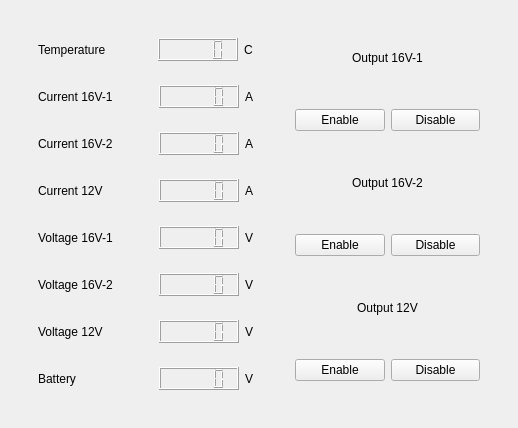
        <widget class="QWidget" name="tab_7">
         <attribute name="title">
          <string>Power 2</string>
         </attribute>
         <layout class="QVBoxLayout" name="verticalLayout_3">
          <item>
           <widget class="QWidget" name="widget_2" native="true">
            <layout class="QHBoxLayout" name="horizontalLayout_25">
             <item>
              <widget class="QWidget" name="widget_29" native="true">
               <layout class="QVBoxLayout" name="verticalLayout_5">
                <item>
                 <widget class="QWidget" name="widget_30" native="true">
                  <layout class="QHBoxLayout" name="horizontalLayout_26">
                   <item>
                    <widget class="QLabel" name="label_121">
                     <property name="text">
                      <string>Temperature</string>
                     </property>
                    </widget>
                   </item>
                   <item>
                    <spacer name="horizontalSpacer_16">
                     <property name="orientation">
                      <enum>Qt::Horizontal</enum>
                     </property>
                     <property name="sizeHint" stdset="0">
                      <size>
                       <width>0</width>
                       <height>0</height>
                      </size>
                     </property>
                    </spacer>
                   </item>
                   <item>
                    <widget class="QLCDNumber" name="Temperature1">
                     <property name="minimumSize">
                      <size>
                       <width>80</width>
                       <height>0</height>
                      </size>
                     </property>
                     <property name="layoutDirection">
                      <enum>Qt::RightToLeft</enum>
                     </property>
                     <property name="autoFillBackground">
                      <bool>false</bool>
                     </property>
                    </widget>
                   </item>
                   <item>
                    <widget class="QLabel" name="label_123">
                     <property name="layoutDirection">
                      <enum>Qt::RightToLeft</enum>
                     </property>
                     <property name="text">
                      <string>C</string>
                     </property>
                     <property name="alignment">
                      <set>Qt::AlignLeading|Qt::AlignLeft|Qt::AlignVCenter</set>
                     </property>
                    </widget>
                   </item>
                  </layout>
                 </widget>
                </item>
                <item>
                 <widget class="QWidget" name="widget_31" native="true">
                  <layout class="QHBoxLayout" name="horizontalLayout_27">
                   <item>
                    <widget class="QLabel" name="label_124">
                     <property name="text">
                      <string>Current 16V-1</string>
                     </property>
                    </widget>
                   </item>
                   <item>
                    <spacer name="horizontalSpacer_17">
                     <property name="orientation">
                      <enum>Qt::Horizontal</enum>
                     </property>
                     <property name="sizeHint" stdset="0">
                      <size>
                       <width>40</width>
                       <height>20</height>
                      </size>
                     </property>
                    </spacer>
                   </item>
                   <item>
                    <widget class="QLCDNumber" name="Current1611">
                     <property name="minimumSize">
                      <size>
                       <width>80</width>
                       <height>0</height>
                      </size>
                     </property>
                    </widget>
                   </item>
                   <item>
                    <widget class="QLabel" name="label_125">
                     <property name="text">
                      <string>A</string>
                     </property>
                    </widget>
                   </item>
                  </layout>
                 </widget>
                </item>
                <item>
                 <widget class="QWidget" name="widget_32" native="true">
                  <layout class="QHBoxLayout" name="horizontalLayout_28">
                   <item>
                    <widget class="QLabel" name="label_126">
                     <property name="text">
                      <string>Current 16V-2</string>
                     </property>
                    </widget>
                   </item>
                   <item>
                    <spacer name="horizontalSpacer_18">
                     <property name="orientation">
                      <enum>Qt::Horizontal</enum>
                     </property>
                     <property name="sizeHint" stdset="0">
                      <size>
                       <width>40</width>
                       <height>20</height>
                      </size>
                     </property>
                    </spacer>
                   </item>
                   <item>
                    <widget class="QLCDNumber" name="Current1621">
                     <property name="minimumSize">
                      <size>
                       <width>80</width>
                       <height>0</height>
                      </size>
                     </property>
                    </widget>
                   </item>
                   <item>
                    <widget class="QLabel" name="label_128">
                     <property name="text">
                      <string>A</string>
                     </property>
                    </widget>
                   </item>
                  </layout>
                 </widget>
                </item>
                <item>
                 <widget class="QWidget" name="widget_33" native="true">
                  <layout class="QHBoxLayout" name="horizontalLayout_29">
                   <item>
                    <widget class="QLabel" name="label_129">
                     <property name="text">
                      <string>Current 12V</string>
                     </property>
                    </widget>
                   </item>
                   <item>
                    <spacer name="horizontalSpacer_19">
                     <property name="orientation">
                      <enum>Qt::Horizontal</enum>
                     </property>
                     <property name="sizeHint" stdset="0">
                      <size>
                       <width>40</width>
                       <height>20</height>
                      </size>
                     </property>
                    </spacer>
                   </item>
                   <item>
                    <widget class="QLCDNumber" name="Current121">
                     <property name="minimumSize">
                      <size>
                       <width>80</width>
                       <height>0</height>
                      </size>
                     </property>
                    </widget>
                   </item>
                   <item>
                    <widget class="QLabel" name="label_130">
                     <property name="text">
                      <string>A</string>
                     </property>
                    </widget>
                   </item>
                  </layout>
                 </widget>
                </item>
                <item>
                 <widget class="QWidget" name="widget_34" native="true">
                  <layout class="QHBoxLayout" name="horizontalLayout_30">
                   <item>
                    <widget class="QLabel" name="label_131">
                     <property name="text">
                      <string>Voltage 16V-1</string>
                     </property>
                    </widget>
                   </item>
                   <item>
                    <spacer name="horizontalSpacer_20">
                     <property name="orientation">
                      <enum>Qt::Horizontal</enum>
                     </property>
                     <property name="sizeHint" stdset="0">
                      <size>
                       <width>40</width>
                       <height>20</height>
                      </size>
                     </property>
                    </spacer>
                   </item>
                   <item>
                    <widget class="QLCDNumber" name="Voltage1611">
                     <property name="minimumSize">
                      <size>
                       <width>80</width>
                       <height>0</height>
                      </size>
                     </property>
                    </widget>
                   </item>
                   <item>
                    <widget class="QLabel" name="label_132">
                     <property name="text">
                      <string>V</string>
                     </property>
                    </widget>
                   </item>
                  </layout>
                 </widget>
                </item>
                <item>
                 <widget class="QWidget" name="widget_35" native="true">
                  <layout class="QHBoxLayout" name="horizontalLayout_31">
                   <item>
                    <widget class="QLabel" name="label_137">
                     <property name="text">
                      <string>Voltage 16V-2</string>
                     </property>
                    </widget>
                   </item>
                   <item>
                    <spacer name="horizontalSpacer_21">
                     <property name="orientation">
                      <enum>Qt::Horizontal</enum>
                     </property>
                     <property name="sizeHint" stdset="0">
                      <size>
                       <width>40</width>
                       <height>20</height>
                      </size>
                     </property>
                    </spacer>
                   </item>
                   <item>
                    <widget class="QLCDNumber" name="Voltage1621">
                     <property name="minimumSize">
                      <size>
                       <width>80</width>
                       <height>0</height>
                      </size>
                     </property>
                    </widget>
                   </item>
                   <item>
                    <widget class="QLabel" name="label_139">
                     <property name="text">
                      <string>V</string>
                     </property>
                    </widget>
                   </item>
                  </layout>
                 </widget>
                </item>
                <item>
                 <widget class="QWidget" name="widget_36" native="true">
                  <layout class="QHBoxLayout" name="horizontalLayout_32">
                   <item>
                    <widget class="QLabel" name="label_140">
                     <property name="text">
                      <string>Voltage 12V</string>
                     </property>
                    </widget>
                   </item>
                   <item>
                    <spacer name="horizontalSpacer_22">
                     <property name="orientation">
                      <enum>Qt::Horizontal</enum>
                     </property>
                     <property name="sizeHint" stdset="0">
                      <size>
                       <width>40</width>
                       <height>20</height>
                      </size>
                     </property>
                    </spacer>
                   </item>
                   <item>
                    <widget class="QLCDNumber" name="Voltage121">
                     <property name="minimumSize">
                      <size>
                       <width>80</width>
                       <height>0</height>
                      </size>
                     </property>
                     <property name="value" stdset="0">
                      <double>0.000000000000000</double>
                     </property>
                    </widget>
                   </item>
                   <item>
                    <widget class="QLabel" name="label_201">
                     <property name="text">
                      <string>V</string>
                     </property>
                    </widget>
                   </item>
                  </layout>
                 </widget>
                </item>
                <item>
                 <widget class="QWidget" name="widget_37" native="true">
                  <layout class="QHBoxLayout" name="horizontalLayout_33">
                   <item>
                    <widget class="QLabel" name="label_202">
                     <property name="text">
                      <string>Battery</string>
                     </property>
                    </widget>
                   </item>
                   <item>
                    <spacer name="horizontalSpacer_23">
                     <property name="orientation">
                      <enum>Qt::Horizontal</enum>
                     </property>
                     <property name="sizeHint" stdset="0">
                      <size>
                       <width>40</width>
                       <height>20</height>
                      </size>
                     </property>
                    </spacer>
                   </item>
                   <item>
                    <widget class="QLCDNumber" name="Battery1">
                     <property name="minimumSize">
                      <size>
                       <width>80</width>
                       <height>0</height>
                      </size>
                     </property>
                     <property name="value" stdset="0">
                      <double>0.000000000000000</double>
                     </property>
                    </widget>
                   </item>
                   <item>
                    <widget class="QLabel" name="label_203">
                     <property name="text">
                      <string>V</string>
                     </property>
                    </widget>
                   </item>
                  </layout>
                 </widget>
                </item>
               </layout>
              </widget>
             </item>
             <item>
              <widget class="QWidget" name="widget_38" native="true">
               <layout class="QVBoxLayout" name="verticalLayout_6">
                <item>
                 <widget class="QLabel" name="label_204">
                  <property name="text">
                   <string>Output 16V-1</string>
                  </property>
                  <property name="alignment">
                   <set>Qt::AlignCenter</set>
                  </property>
                 </widget>
                </item>
                <item>
                 <widget class="QWidget" name="widget_39" native="true">
                  <property name="minimumSize">
                   <size>
                    <width>203</width>
                    <height>47</height>
                   </size>
                  </property>
                  <layout class="QHBoxLayout" name="horizontalLayout_34">
                   <item>
                    <widget class="QPushButton" name="OutEnable1611">
                     <property name="text">
                      <string>Enable</string>
                     </property>
                    </widget>
                   </item>
                   <item>
                    <widget class="QPushButton" name="OutDisable1611">
                     <property name="text">
                      <string>Disable</string>
                     </property>
                    </widget>
                   </item>
                  </layout>
                 </widget>
                </item>
                <item>
                 <widget class="QLabel" name="label_205">
                  <property name="text">
                   <string>Output 16V-2</string>
                  </property>
                  <property name="alignment">
                   <set>Qt::AlignCenter</set>
                  </property>
                 </widget>
                </item>
                <item>
                 <widget class="QWidget" name="widget_40" native="true">
                  <layout class="QHBoxLayout" name="horizontalLayout_35">
                   <item>
                    <widget class="QPushButton" name="OutEnable1621">
                     <property name="text">
                      <string>Enable</string>
                     </property>
                    </widget>
                   </item>
                   <item>
                    <widget class="QPushButton" name="OutDisable1621">
                     <property name="text">
                      <string>Disable</string>
                     </property>
                    </widget>
                   </item>
                  </layout>
                 </widget>
                </item>
                <item>
                 <widget class="QLabel" name="label_206">
                  <property name="text">
                   <string>Output 12V</string>
                  </property>
                  <property name="alignment">
                   <set>Qt::AlignCenter</set>
                  </property>
                 </widget>
                </item>
                <item>
                 <widget class="QWidget" name="widget_41" native="true">
                  <layout class="QHBoxLayout" name="horizontalLayout_36">
                   <item>
                    <widget class="QPushButton" name="OutEnable121">
                     <property name="text">
                      <string>Enable</string>
                     </property>
                    </widget>
                   </item>
                   <item>
                    <widget class="QPushButton" name="OutDisable121">
                     <property name="text">
                      <string>Disable</string>
                     </property>
                    </widget>
                   </item>
                  </layout>
                 </widget>
                </item>
               </layout>
              </widget>
             </item>
            </layout>
           </widget>
          </item>
         </layout>
        </widget>
